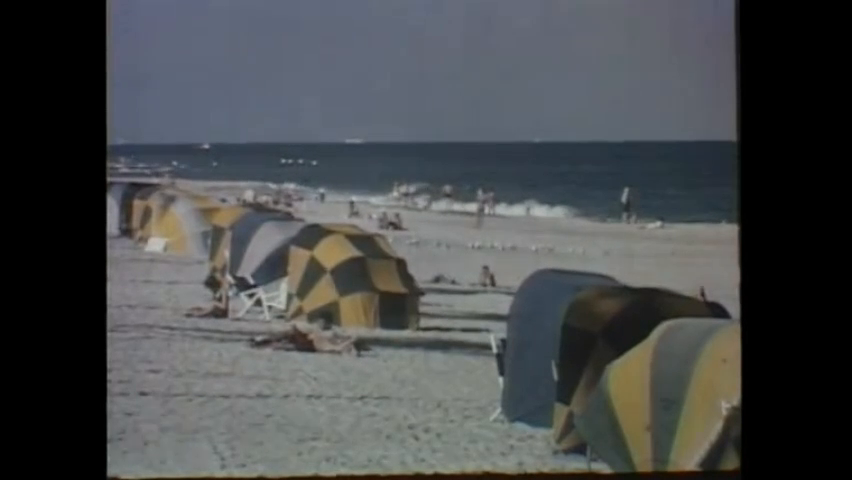
#> input picture frame 50 of cookbook/closed_captioning/test_data/test1.mp4, 852 x 480 px
$ jupyter execute --allow-errors closed_captioning.ipynb
#> lines starting #> are read from the running program, lines starting #| are printed output that depends on the picture
# Closed Captioning
Implements a feature using Langchain's image_captions.py and audio_speech_to_text.py to produce .srt files. This system will provide both subtitles and visual scene descriptions, essentially creating closed captioning.

## Imports

[cell 1]
# imports for closed captioning
import cv2
import numpy as np
import os
import transformers
import numpy as np
import ffmpeg
transformers.logging.set_verbosity_error()
#> (this line was passed over: transformers is not available in this run)

from langchain.document_loaders import AssemblyAIAudioTranscriptLoader
from langchain.document_loaders import ImageCaptionLoader
from langchain.document_loaders.assemblyai import TranscriptFormat
from langchain.schema import SystemMessage
#> (the rest of this cell did not finish here and is left out)

## Object model

[cell 2]
class CaptionModel:
    # [4 lines left out: function __init__, not called in this run]

    def __str__(self):
        return f"start_time: {self.start_time}, end_time: {self.end_time}, closed_caption: {self.closed_caption}"

## Video model

[cell 3]
class VideoModel:
    def __init__(self, start_time, end_time, image_description):
        self.start_time = start_time
        self.end_time = end_time
        self.image_description = image_description

    def __str__(self):
        return f"start_time: {self.start_time}, end_time: {self.end_time}, image_description: {self.image_description}"

    def get_start_time(self):
        return self.start_time

    def get_end_time(self):
        return self.end_time

    def get_image_description(self):
        return self.image_description

    def set_start_time(self, start_time):
        self.start_time = start_time

    def set_end_time(self, end_time):
        self.end_time = end_time

    def set_image_description(self, image_description):
        self.image_description = image_description

    def get_similarity_score(self, other):
        # Tokenize the image descriptions by extracting individual words, stripping trailing 's' (plural = singular)
        # and converting the words to lowercase in order to be case-insensitive
        self_tokenized = set(word.lower().rstrip('s') for word in self.image_description.split())
        other_tokenized = set(word.lower().rstrip('s') for word in other.image_description.split())

        # Find common words
        common_words = self_tokenized.intersection(other_tokenized)

        # Calculate similarity score
        similarity_score = len(common_words) / max(len(self_tokenized), len(other_tokenized)) * 100

        return similarity_score

## Audio model

[cell 4]
class AudioModel:
    # [4 lines left out: function __init__, not called in this run]

    def __str__(self):
        return f"start_time: {self.start_time}, end_time: {self.end_time}, subtitle_text: {self.subtitle_text}"

    def get_start_time(self):
        return self.start_time

    def get_end_time(self):
        return self.end_time

    def get_subtitle_text(self):
        return self.subtitle_text

    def set_start_time(self, start_time):
        self.start_time = start_time

    def set_end_time(self, end_time):
        self.end_time = end_time

    def set_subtitle_text(self, subtitle_text):
        self.subtitle_text = subtitle_text

## Audio Speech to Text

[cell 5]
audio_file = "test_data/audio.mp3"

#> (the rest of this cell did not finish here and is left out)

## Audio Split Model

[cell 6]
# [25 lines left out: functions convert_to_mp3, CreateTranscriptModels, not called in this run]

#> (the rest of this cell did not finish here and is left out)

#> (a cell that did not finish here is left out)

## Video Split to Frames

[cell 8]
# [7 lines left out: function frame_difference, not called in this run]

# Initialize the video capture
capture = cv2.VideoCapture('test_data/test1.mp4')
fps = capture.get(cv2.CAP_PROP_FPS)
frame_duration = 1000 / fps

video_models = []

frameNr = 0
ret, prev_frame = capture.read()
#> prev_frame is the input picture: shape (480, 852, 3); mean B, G, R 76.3, 74.7, 72.2
prev_frame_gray = cv2.cvtColor(prev_frame, cv2.COLOR_BGR2GRAY) if ret else None
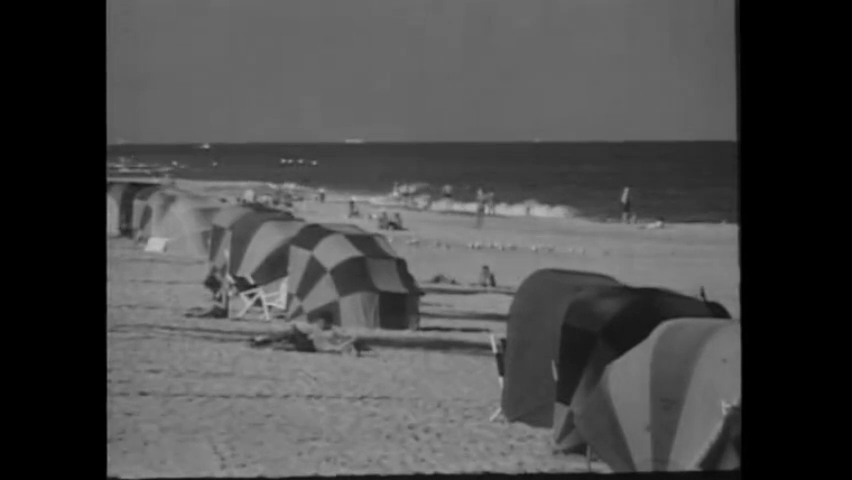
#> prev_frame_gray: shape (480, 852); min 0, max 191, mean 74.1
#> (the rest of the program and of its run is left out)
